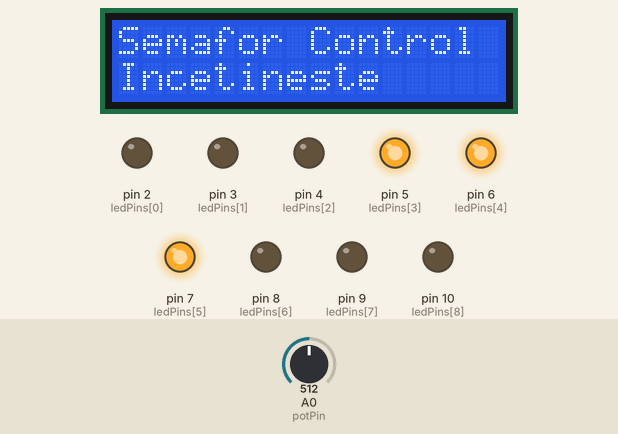
Bench run of a sketch on a simulated Arduino Uno, built with avr-gcc and run on an emulated ATmega328P. Parts: 16×2 character LCD, output pins drawn as LEDs (lit = HIGH). The test bench sets the inputs (shaded band); at power-on: A0 (potPin) = 512.

Above: at 1.2 s.
1.3 s: A0 (potPin) set to 471
3.3 s: A0 (potPin) set to 447
At 5.1 s:
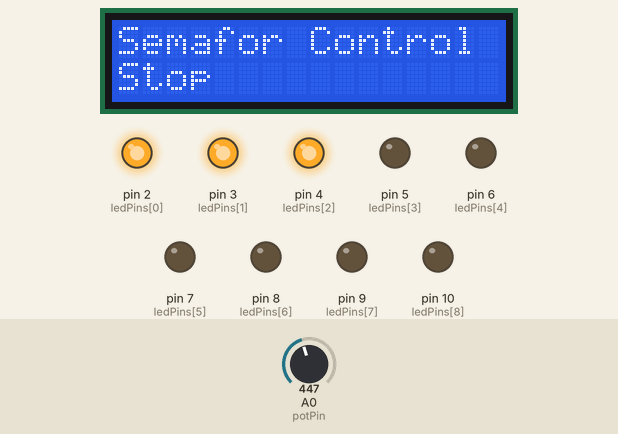
5.7 s: A0 (potPin) set to 119
7.4 s: A0 (potPin) set to 104
At 10.1 s:
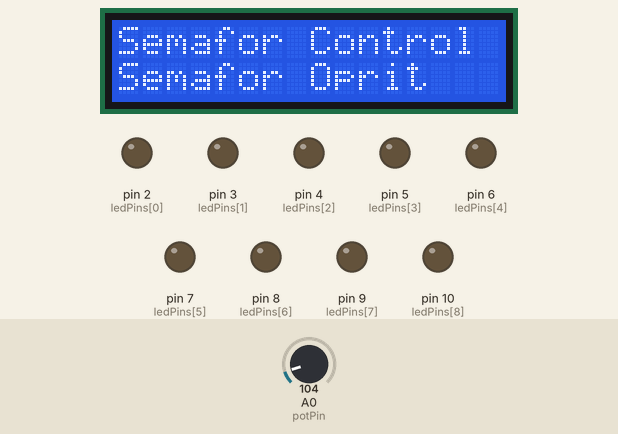
10.7 s: A0 (potPin) set to 900
At 12.3 s:
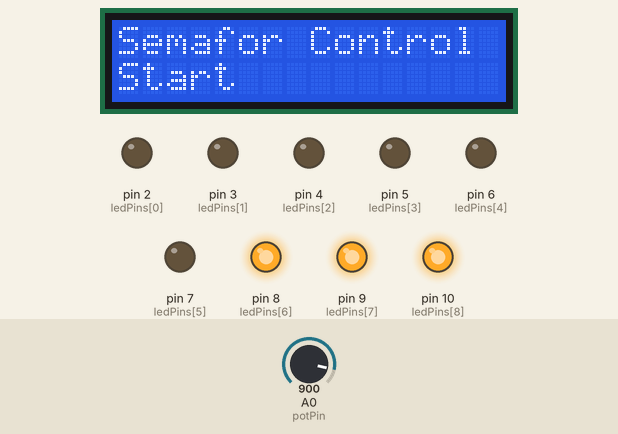
12.8 s: A0 (potPin) set to 808
14.6 s: A0 (potPin) set to 782
At 16.6 s:
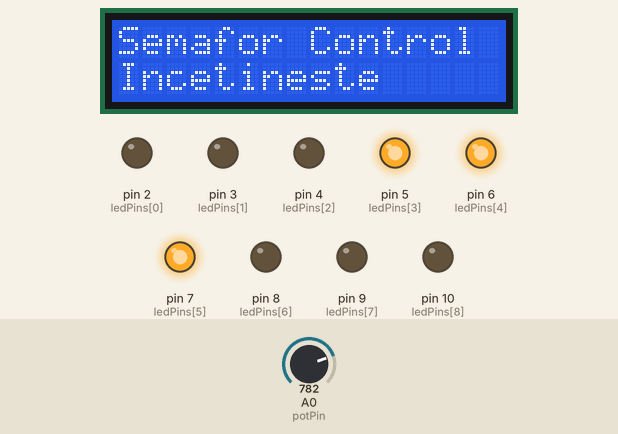
Timing chart, 0 to 17.9 s (numbered marks = the images above; inputs shaded):
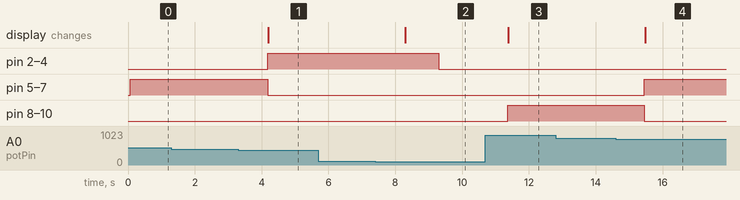

The sketch:

semafor.ino
```cpp
#include <Wire.h>
#include <LiquidCrystal_I2C.h>

// Initialize the LCD with the I2C address (usually 0x27 or 0x3F) and size (16x2)
LiquidCrystal_I2C lcd(0x27, 16, 2);

const int potPin = A0; // Potentiometer pin
const int ledPins[] = {2, 3, 4, 5, 6, 7, 8, 9, 10}; // LED pins
const int numLeds = 9;

void setup() {
  lcd.init(); // Initialize the LCD
  lcd.backlight(); // Turn on the backlight

  for (int i = 0; i < numLeds; i++) {
    pinMode(ledPins[i], OUTPUT); // Set LED pins as outputs
  }
}

void loop() {
  int potValue = analogRead(potPin); // Read potentiometer value
  int ledIndex = map(potValue, 0, 1023, 0, numLeds); // Map value to number of LEDs

  if (ledIndex == 0) {
    // No LEDs lit
    displayMessage("Semafor Oprit");
    turnOffAllLeds(); // Ensure all LEDs are off
  } else if (ledIndex <= 3) {
    // Red
    setLeds(3, 'R'); // Always light 3 LEDs
  } else if (ledIndex <= 6) {
    // Yellow
    setLeds(3, 'Y'); // Always light 3 LEDs
  } else {
    // Green
    setLeds(3, 'G'); // Always light 3 LEDs
  }
}

void setLeds(int count, char color) {
  int startIdx = (color == 'R') ? 0 : (color == 'Y') ? 3 : 6;
  int endIdx = startIdx + 3;

  // Turn off all LEDs first
  for (int i = 0; i < numLeds; i++) {
    digitalWrite(ledPins[i], LOW);
  }

  // Turn on the LEDs for the current color group
  for (int i = startIdx; i < startIdx + count; i++) {
    if (i < endIdx) {
      digitalWrite(ledPins[i], HIGH);
    }
  }

  // Update LCD based on the color
  displayMessage((color == 'G') ? "Start" : (color == 'Y') ? "Incetineste" : "Stop");
}

void turnOffAllLeds() {
  for (int i = 0; i < numLeds; i++) {
    digitalWrite(ledPins[i], LOW);
  }
}

void displayMessage(const char* message) {
  lcd.clear();
  lcd.setCursor(0, 0);
  lcd.print("Semafor Control");
  lcd.setCursor(0, 1);
  lcd.print(message);
  delay(1000);
}
```

Measured:
- the behaviour switches between 455 and 454 on A0 (potPin) (found by bisection; images 0 and 1)
- the behaviour switches between 114 and 113 on A0 (potPin) (found by bisection; images 1 and 2)
- the behaviour switches between 796 and 795 on A0 (potPin) (found by bisection; images 3 and 4)
- after the input at 3.3 s, pin 2 (ledPins[0]), pin 3 (ledPins[1]), pin 4 (ledPins[2]): LOW → HIGH after 0.88 s; pin 5 (ledPins[3]), pin 6 (ledPins[4]), pin 7 (ledPins[5]): HIGH → LOW after 0.88 s; the display: changes after 0.90 s (image 1)
- after the input at 7.4 s, pin 2 (ledPins[0]), pin 3 (ledPins[1]), pin 4 (ledPins[2]): HIGH → LOW after 1.9 s; the display: changes after 0.90 s (image 2)
- after the input at 10.7 s, pin 8 (ledPins[6]), pin 9 (ledPins[7]), pin 10 (ledPins[8]): LOW → HIGH after 0.66 s; the display: changes after 0.68 s (image 3)
- after the input at 14.6 s, pin 5 (ledPins[3]), pin 6 (ledPins[4]), pin 7 (ledPins[5]): LOW → HIGH after 0.85 s; pin 8 (ledPins[6]), pin 9 (ledPins[7]), pin 10 (ledPins[8]): HIGH → LOW after 0.85 s; the display: changes after 0.88 s (image 4)
